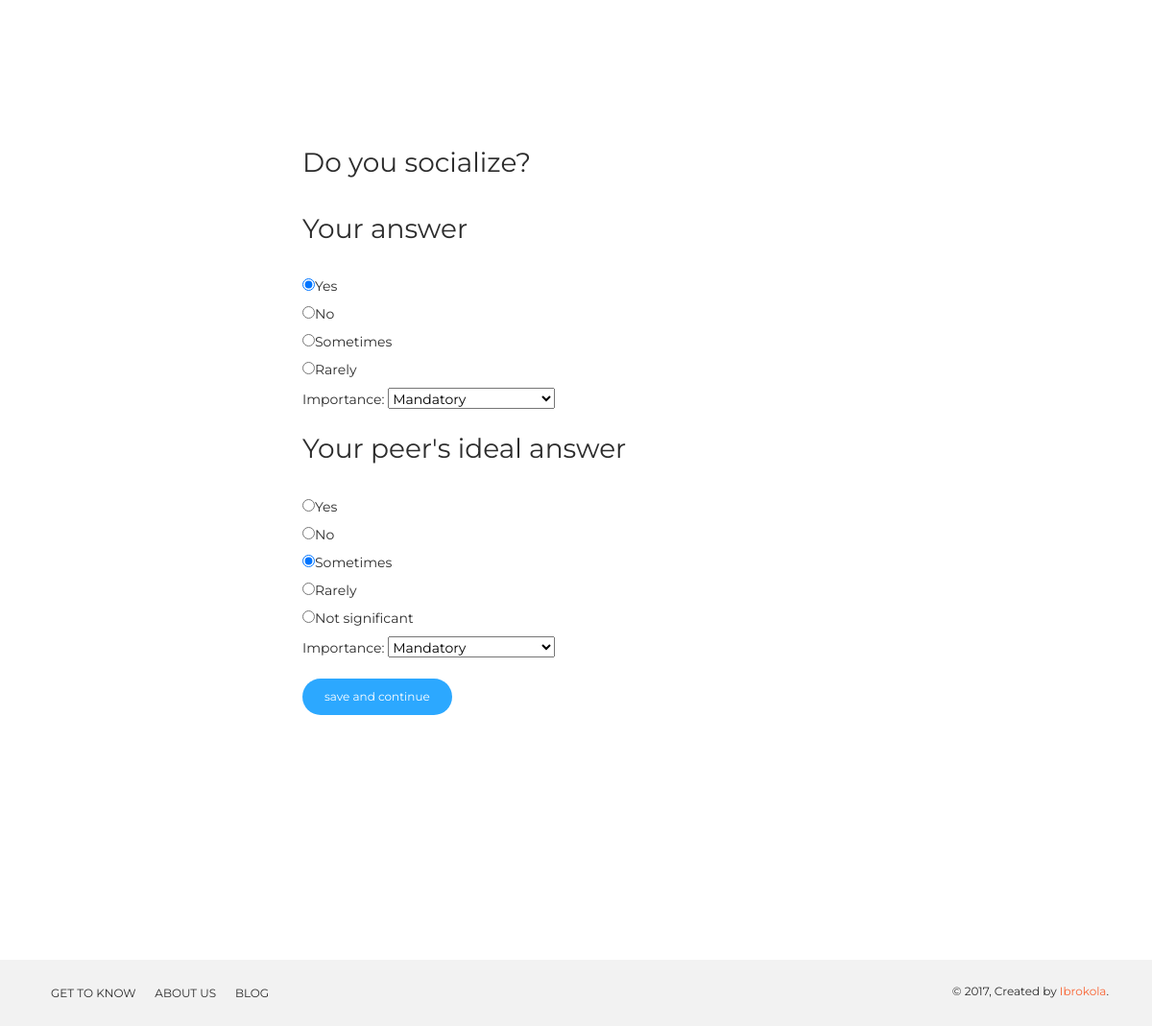
The app's page /question/7/ (signed in) with its own data.
### questions/models.py (models this page shows, shortened)
class Question(models.Model):
	text = models.TextField()
	active =models.BooleanField(default=True)
	draft = models.BooleanField(default=False)
	timestamp = models.DateTimeField(auto_now_add=True, auto_now=False)

class Answer(models.Model):
	question = models.ForeignKey(Question)
	text = models.CharField(max_length=200)
	draft = models.BooleanField(default=False)
	timestamp = models.DateTimeField(auto_now_add=True, auto_now=False)

class UserAnswer(models.Model):
	user = models.ForeignKey(settings.AUTH_USER_MODEL)
	question = models.ForeignKey(Question)
	my_answer = models.ForeignKey(Answer, related_name='user_answer')
	my_answer_importance = models.CharField(max_length=60, choices=LEVELS)
	my_points = models.IntegerField(default=-1)
	their_answer = models.ForeignKey(Answer, null=True, blank=True, related_name='match_answer')
	their_answer_importance = models.CharField(max_length=60, choices=LEVELS)
	their_points = models.IntegerField(default=-1)
	timestamp = models.DateTimeField(auto_now_add=True, auto_now=False)

### questions/views.py (the view, shortened to what this page needs)
# urls.py: url(r'^question/(?P<id>\d+)/$', views.single, name='question_single'),
def single(request, id):
	if request.user.is_authenticated():
		queryset = Question.objects.all().order_by('timestamp')
		instance = get_object_or_404(Question, id=id)
		try:
			user_answer = UserAnswer.objects.get(user=request.user, question=instance)
		except UserAnswer.DoesNotExist:
			user_answer = UserAnswer()
		except UserAnswer.MultipleObjectsReturned:
			user_answer = UserAnswer.objects.filter(user=request.user, question=instance)[0]
		except:
			user_answer = UserAnswer()
		form = UserResponseForm(request.POST or None)
		template = "questions/single.html"
		context = {
			"form": form,
			"instance":instance,
			"user_answer": user_answer,
		}
		return render(request, template, context)
	else:
		raise Http404

### questions/forms.py (shortened to what this page needs)
class UserResponseForm(forms.Form):
	question_id = forms.IntegerField()
	answer_id = forms.IntegerField()
	importance_level = forms.ChoiceField(choices=LEVELS)
	their_answer_id = forms.IntegerField()
	their_importance_level = forms.ChoiceField(choices=LEVELS)

### templates/questions/single.html (shortened to what this page needs)
{% extends 'base.html' %}
{% load static %}
{% block content %}
<div class='col-sm-6 offset-sm-3' style="padding-top: 150px;">
	<form method='POST' action="">{% csrf_token %}
	<h3>{{ instance.text }}</h3>
	<h3>Your answer</h3>
	{% for ans in instance.answer_set.all %}
	<input type='radio' name='answer_id' class="radio" value='{{ ans.id }}' {% if user_answer.my_answer.id == ans.id %}checked=checked{% endif %} /><label for='radio'>{{ ans.text }}</label><br>
	{% endfor %}
	Importance: {{ form.importance_level }}
	<br>
	<br>
	<h3>Your peer's ideal answer</h3>
	{% for ans in instance.answer_set.all %}
	<input type='radio' name='their_answer_id' class="radio" value='{{ ans.id }}' {% if user_answer.their_answer.id == ans.id %}checked=checked{% endif %} /><label for='radio'>{{ ans.text }}</label><br>
	{% endfor %}
	<input type='radio' name='their_answer_id' class="radio" value='-1' {% if not user_answer.their_answer %} checked=checked {% endif %}/><label for='radio'>Not significant</label><br>
	Importance: {{ form.their_importance_level }} <br><br>
	<input type='submit' class='btn btn-info btn-round' value='save and continue'>
	</form>
</div>
{% endblock %}

### records on screen
Question: text "Do you socialize?"
Answer: answer_id "☑", text "Yes"
Answer: text "No"
Answer: text "Sometimes", their_answer_id "☑"
Answer: text "Rarely"
